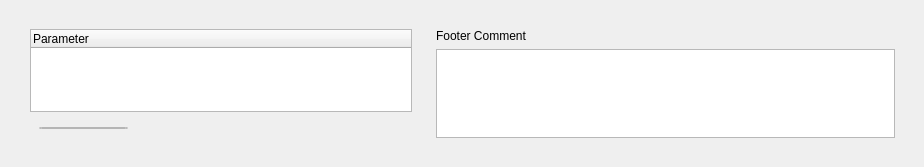
                    <widget class="QWidget" name="page_2">
                     <property name="geometry">
                      <rect>
                       <x>0</x>
                       <y>0</y>
                       <width>924</width>
                       <height>167</height>
                      </rect>
                     </property>
                     <attribute name="label">
                      <string>Parameters </string>
                     </attribute>
                     <layout class="QHBoxLayout" name="horizontalLayout_70">
                      <property name="leftMargin">
                       <number>12</number>
                      </property>
                      <item>
                       <widget class="QWidget" name="widget_38" native="true">
                        <property name="minimumSize">
                         <size>
                          <width>900</width>
                          <height>0</height>
                         </size>
                        </property>
                        <property name="maximumSize">
                         <size>
                          <width>16777215</width>
                          <height>16777215</height>
                         </size>
                        </property>
                        <layout class="QHBoxLayout" name="horizontalLayout_58">
                         <item>
                          <widget class="QWidget" name="widget_63" native="true">
                           <property name="minimumSize">
                            <size>
                             <width>0</width>
                             <height>100</height>
                            </size>
                           </property>
                           <property name="maximumSize">
                            <size>
                             <width>400</width>
                             <height>16777215</height>
                            </size>
                           </property>
                           <layout class="QVBoxLayout" name="verticalLayout_56">
                            <item>
                             <widget class="QTreeWidget" name="parameterTreeWidget">
                              <property name="maximumSize">
                               <size>
                                <width>400</width>
                                <height>16777215</height>
                               </size>
                              </property>
                              <column>
                               <property name="text">
                                <string>Parameter</string>
                               </property>
                              </column>
                              <column>
                               <property name="text">
                                <string/>
                               </property>
                              </column>
                             </widget>
                            </item>
                            <item>
                             <widget class="QWidget" name="widget_62" native="true">
                              <property name="minimumSize">
                               <size>
                                <width>0</width>
                                <height>20</height>
                               </size>
                              </property>
                              <layout class="QHBoxLayout" name="horizontalLayout_68">
                               <item>
                                <widget class="QPushButton" name="pushButton">
                                 <property name="text">
                                  <string>Add Parameter</string>
                                 </property>
                                </widget>
                               </item>
                               <item>
                                <spacer name="horizontalSpacer_14">
                                 <property name="orientation">
                                  <enum>Qt::Horizontal</enum>
                                 </property>
                                 <property name="sizeHint" stdset="0">
                                  <size>
                                   <width>40</width>
                                   <height>20</height>
                                  </size>
                                 </property>
                                </spacer>
                               </item>
                              </layout>
                             </widget>
                            </item>
                           </layout>
                          </widget>
                         </item>
                         <item>
                          <widget class="QWidget" name="widget" native="true">
                           <property name="minimumSize">
                            <size>
                             <width>50</width>
                             <height>0</height>
                            </size>
                           </property>
                           <layout class="QVBoxLayout" name="verticalLayout_55">
                            <item>
                             <widget class="QLabel" name="label_53">
                              <property name="text">
                               <string>Footer Comment</string>
                              </property>
                             </widget>
                            </item>
                            <item>
                             <widget class="QPlainTextEdit" name="plainTextEdit">
                              <property name="maximumSize">
                               <size>
                                <width>16777215</width>
                                <height>16777215</height>
                               </size>
                              </property>
                             </widget>
                            </item>
                           </layout>
                          </widget>
                         </item>
                        </layout>
                       </widget>
                      </item>
                     </layout>
                    </widget>
